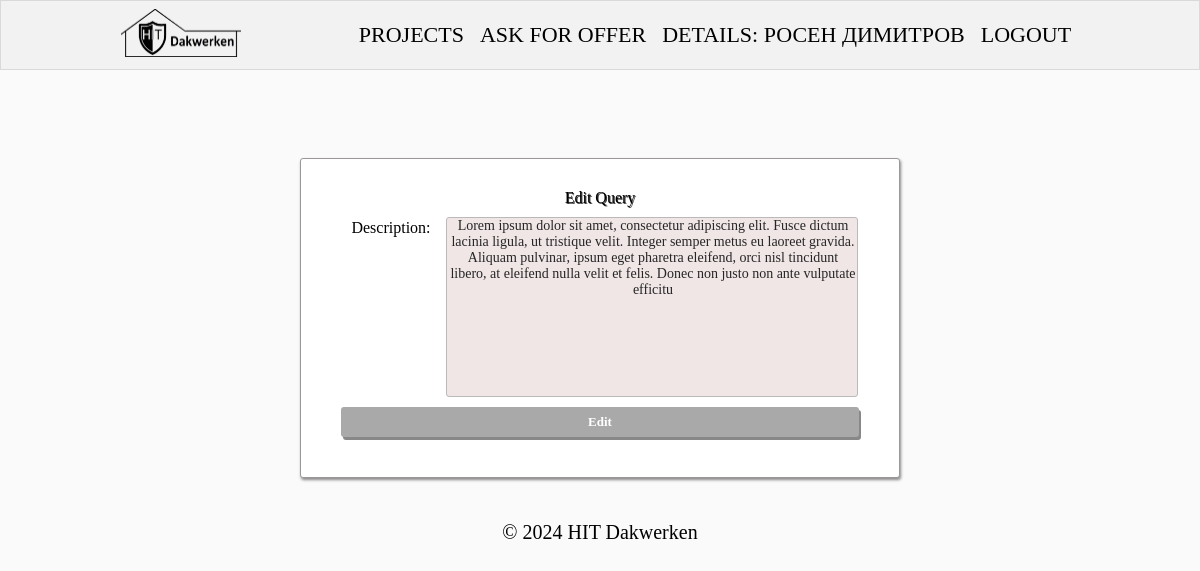
The page /ask/6/edit/ (signed in) on the database its author committed.
### hit_dakwerken/accounts/models.py (models this page shows)
class AppUser(auth_models.AbstractBaseUser, auth_models.PermissionsMixin):
    USERNAME_FIELD = 'email'
    objects = AppUserManager()
    email = models.EmailField(
        null=False,
        blank=False,
        unique=True,
    )
    is_staff = models.BooleanField(
        default=False,
    )
    @property
    def full_name(self):
        if hasattr(self, 'appuserprofile'):
            if self.appuserprofile.first_name and self.appuserprofile.last_name:
                return f'{self.appuserprofile.first_name} {self.appuserprofile.last_name}'
            elif self.appuserprofile.first_name or self.appuserprofile.last_name:
                return self.appuserprofile.first_name or self.appuserprofile.last_name
        return self.email.split('@')[0]

class AppUserProfile(models.Model):
    NAME_MAX_LENGTH = 50
    NAME_MIN_LENGTH = 2
    COMPANY_NAME_MAX_LENGTH = 50
    COMPANY_NAME_MIN_LENGTH = 2
    COMPANY_URL_MAX_LENGTH = 255
    first_name = models.CharField(
        max_length=NAME_MAX_LENGTH,
        validators=(
            validators.MinLengthValidator(NAME_MIN_LENGTH),
        ),
        null=True,
        blank=True,
    )
    last_name = models.CharField(
        max_length=NAME_MAX_LENGTH,
        validators=(
            validators.MinLengthValidator(NAME_MIN_LENGTH),
        ),
        null=True,
        blank=True,
    )
    company_address = models.CharField(
        max_length=NAME_MAX_LENGTH,
        validators=(
            validators.MinLengthValidator(NAME_MIN_LENGTH),
        ),
        null=True,
        blank=True,
    )
    company_name = models.CharField(
        max_length=COMPANY_NAME_MAX_LENGTH,
        validators=(
            validators.MinLengthValidator(COMPANY_NAME_MIN_LENGTH),
        ),
        null=True,
        blank=True,
    )
    company_url = models.URLField(
        max_length=COMPANY_URL_MAX_LENGTH,
        null=True,
        blank=True,
    )
    user = models.OneToOneField(
        AppUser,
        on_delete=models.CASCADE,
        primary_key=True,
    )
    created_on = models.DateTimeField(
        auto_now_add=True,
    )
    edited_on = models.DateTimeField(
        auto_now=True,
    )

### hit_dakwerken/query/models.py (models this page shows, shortened)
class Query(models.Model):
    description = models.TextField(
        validators=(
            validators.MinLengthValidator(OFFER_CONTENT_MIN_LENGTH),
        ),
    )
    user = models.ForeignKey(
        AppUser,
        on_delete=models.CASCADE,
    )
    published_on = models.DateTimeField(
        auto_now_add=True,
        blank=False,
        null=False,
    )
    edited_on = models.DateTimeField(
        auto_now=True,
        blank=False,
        null=False,
    )
    photo = models.ImageField(
        upload_to='offer_photos/',
        validators=(MaxImageSizeValidator(MAX_PHOTO_SIZE),),
        null=True,
        blank=True
    )

### hit_dakwerken/query/views.py (the view, shortened to what this page needs)
# urls.py: path('<int:pk>/edit/', QueryEditView.as_view(), name='query edit'),
class QueryEditView(auth_mixins.LoginRequiredMixin, views.UpdateView):
    model = models.Query
    template_name = 'query/query-edit.html'
    form_class = QueryEditForm

### hit_dakwerken/query/forms.py
class QueryEditForm(QueryBaseForm):
    class Meta:
        model = Query
        fields = ['description']
        widgets = {
            'description': forms.Textarea(attrs={'placeholder': 'Describe your query'})
        }

### templates/query/query-edit.html (shortened to what this page needs)
{% extends 'base.html' %}
{% load static %}
{% block content %}
    <div class="container">
        <div class="edit-delete edit-photo">
            <h2>Edit Query</h2>
            <form method="post" action="{% url 'query edit' pk=query.pk%}">
                {{ form.as_p }}
                <button class="edit-btn" type="submit">Edit</button>
            </form>
        </div>
    </div>
{% endblock %}

### templates/common/header.html (shortened to what this page needs)
{% load static %}
<header>
    <nav class="navbar">
        <div class="container">
            <div class="logo">
                <a href="{% url 'home' %}">
                    <img width="120px" src="{% static '/images/hit_logo.jpg' %}"
                         alt="img1">
                </a>
            </div>
            <div class="nav-links">
                <ul class="nav-group">
                    <li class="nav-item">
                        <a href="{% url 'projects' %}">
                            <i>PROJECTS</i>
                        </a>
                    </li>
                    <li class="nav-item">
                        <a href="{% url 'query create' %}">
                            <i>ASK FOR OFFER</i>
                        </a>
                    </li>
                    {% if request.user.is_authenticated %}
                        <li class="nav-item">
                            <a href="{% url 'profile details' pk=request.user.pk %}">
                                <i>DETAILS: {{ request.user.full_name|upper }}</i>
                            </a>
                        </li>
                        <li class="nav-item">
                            <a href="{% url 'logout' %}">
                                <i>LOGOUT</i>
                            </a>
                        </li>
                    {% endif %}
                </ul>
            </div>
        </div>
    </nav>
</header>

### staticfiles/css/home.css (style rules this page uses)
* { margin: 0; padding: 0; box-sizing: border-box; }
body { background: #fafafa; min-height: 100vh; text-align: center; }
.navbar { position: fixed; z-index: 100000; display: flex; align-items: center; justify-content: center; background-color: #f2f2f2; width: 100%; border: 1px solid rgb(218, 217, 217); }
.container { padding: 8px 0; width: 80%; display: flex; align-items: center; justify-content: space-between; flex-wrap: wrap; }
main .container { width: 75%; margin: 0 auto; display: flex; align-items: flex-start; justify-content: space-around; }
.container a { color: #403e3e; }
.container .logo { display: flex; cursor: pointer; }
.nav-links { font-weight: lighter; color: rgb(172, 172, 172); }
.nav-group .nav-item { list-style-type: none; margin: 0 8px; }
.nav-group .nav-item a { font-size: 22px; display: block; color: black; }
.nav-group { display: flex; align-items: center; justify-content: center; }
textarea { position: absolute; left: 30px; width: 85%; resize: none; overflow: hidden; height: 20px; border: none; outline: none; font-weight: 400; font-size: 14px; color: #262626; background: none; }

### staticfiles/css/query.css (style rules this page uses)
.edit-delete { margin-top: 150px; }
.edit-delete { display: block; background-color: rgb(255, 255, 255); border: 1px solid rgb(156, 152, 152); padding: 40px; width: 600px; margin-bottom: 15px; border-radius: 3px; box-shadow: 1px 2px 3px #888888; }
.edit-delete h2 { text-align: center; margin-top: -10px; text-shadow: 1px 1px rgb(65, 63, 63); }
.edit-delete label { display: none; }
.edit-delete button { color: white; font-weight: bold; font-size: 13px; border: none; width: 100%; border-radius: 3px; margin-top: 10px; height: 30px; box-shadow: 2px 3px #888888; cursor: pointer; }
.edit-delete textarea { position: relative !important; }
.edit-photo label { display: initial !important; margin-top: 12px; margin-right: 5px; white-space: nowrap; }
.edit-photo textarea { background-color: rgb(240, 230, 230); border: 1px solid rgb(186, 184, 184); border-radius: 3px; height: 180px; width: 200px; margin-left: -30px; padding-left: 2px; margin-top: 10px; }
.edit-photo p { display: flex; }
.edit-btn { background-color: darkgray; }

### staticfiles/css/profile.css (style rules this page uses)
label { width: 100px; }
.edit-photo input, select, .edit-photo textarea, .label-input input { width: 412px !important; }

### rows shown on the page
AppUser: user.full_name "РОСЕН ДИМИТРОВ"
Query: description "Lorem ipsum dolor sit amet, consectetur adipiscing elit. Fusce dictum lacinia ligula, ut tristique velit. Integer semper metus eu laoreet gravida. Aliquam pulvinar, ipsum eget pharetra eleifend, orci nisl tincidunt libero, at eleifend nulla velit et felis. Donec non justo non ante vulputate efficitu"
